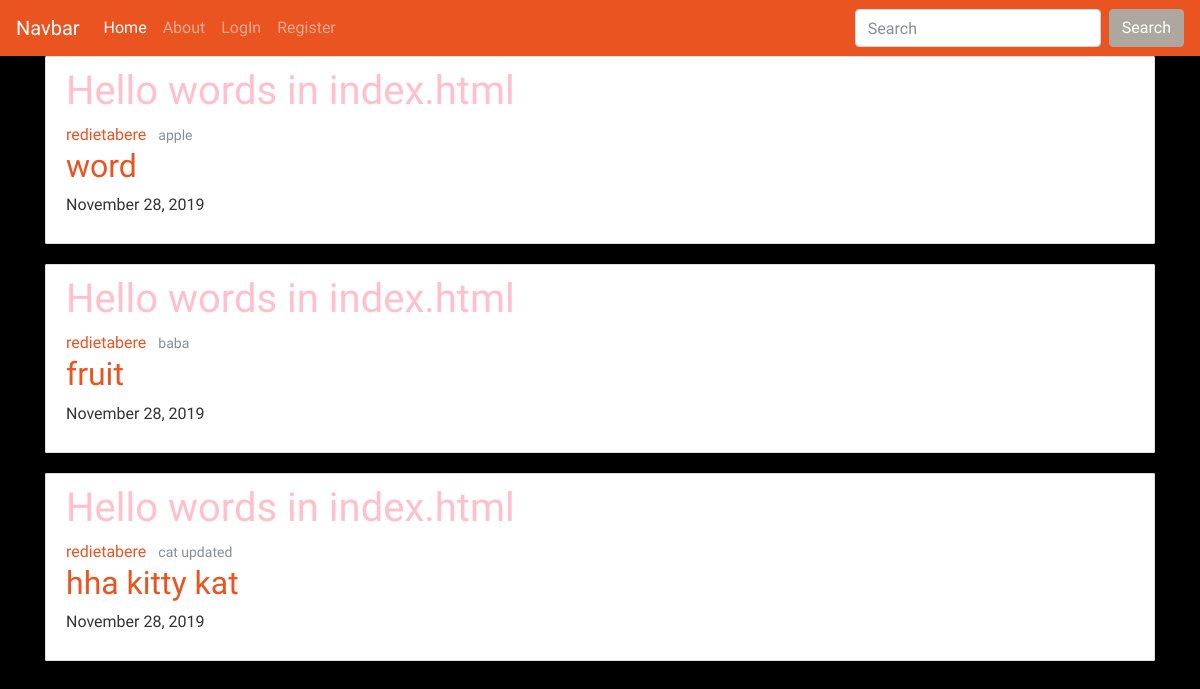
The app's page /, older data.
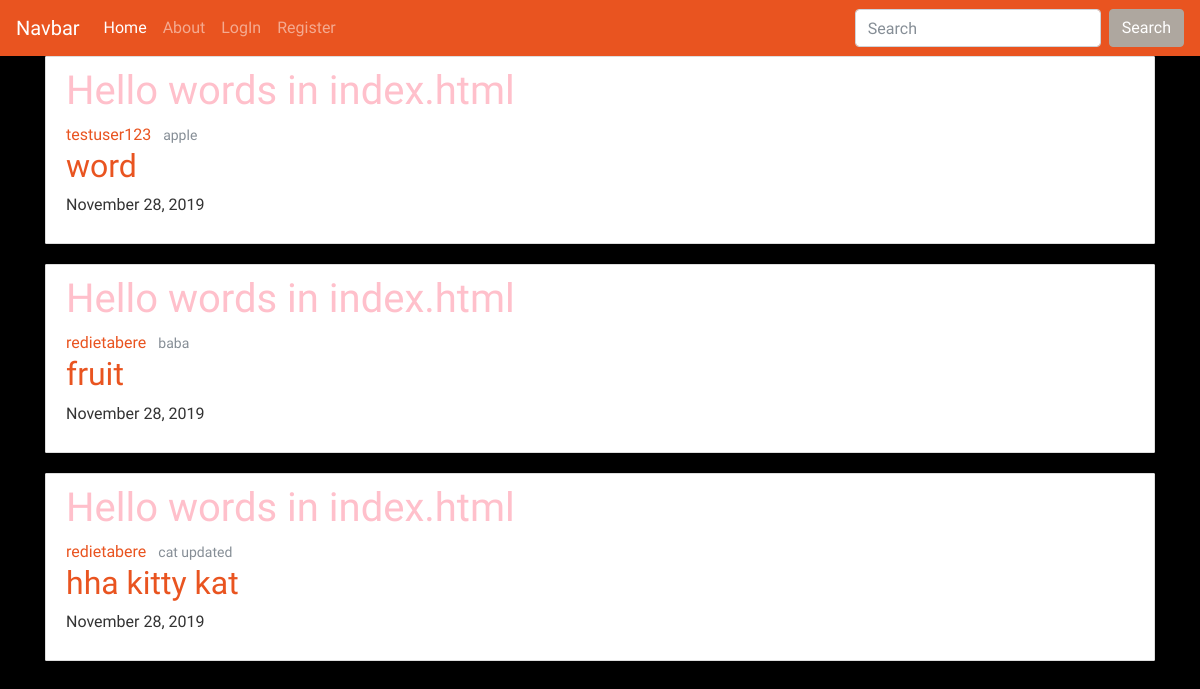
The same page, newer data.
### words/models.py (models this page shows, shortened)
class Words(models.Model):
    noun = models.CharField(max_length=100)
    define = models.TextField()
    date_posted = models.DateTimeField(default=timezone.now)
    player = models.ForeignKey(User, on_delete=models.CASCADE)

### words/views.py (the view)
# urls.py: path('', views.index, name='words-index'),
def index(request):
    context = {
        'vocab': Words.objects.all()
    }
    return render(request, 'words/index.html', context)

### words/templates/words/index.html (shortened to what this page needs)
{% extends "words/base.html" %}
{% block content %}
{% for voc in vocab %}
<article class="media content-section">
    <div class="media-body">
        <div class="article-metadata">
            <h1>Hello words in index.html</h1>
          <a class="mr-2" href="#">{{ voc.player }}</a>
          <small class="text-muted">{{ voc.noun }}</small>
        </div>
    <h2><a class="article-title" href="#">{{ voc.define }}</a></h2>
    <p class="article-content">{{ voc.date_posted|date:"F d, Y" }}</p>
    </div>
</article>
{% endfor %}
{% endblock content %}

Row changes from the older to the newer data that the page shows:
changed Words "word": player "redietabere" → "testuser123"
